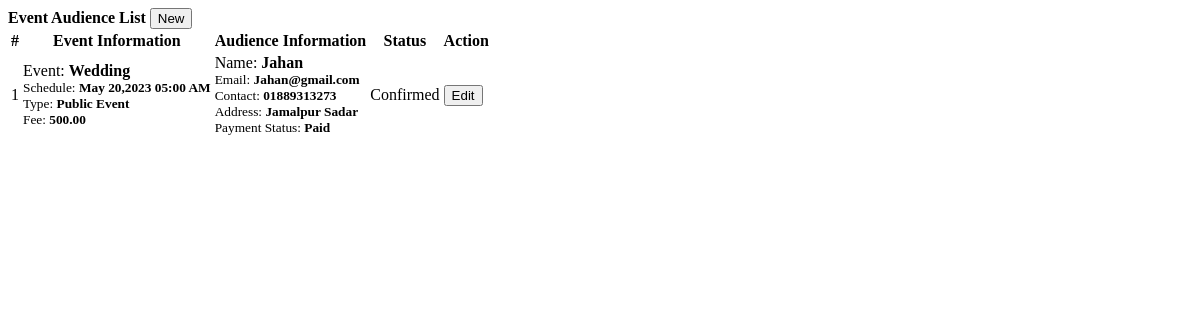
/admin/audience.php, run on the app's committed database.
### tables this page shows
CREATE TABLE `audience` (
  `id` int(11) NOT NULL,
  `name` text NOT NULL,
  `contact` varchar(50) NOT NULL,
  `email` varchar(100) NOT NULL,
  `address` text NOT NULL,
  `event_id` int(30) NOT NULL,
  `payment_status` tinyint(1) NOT NULL DEFAULT 0 COMMENT '0= pending, 1 =Paid',
  `attendance_status` tinyint(1) NOT NULL DEFAULT 0 COMMENT '1= present',
  `status` tinyint(1) NOT NULL DEFAULT 0 COMMENT '0 = for verification,  1 = confirmed,2= declined',
  `date_created` datetime NOT NULL DEFAULT current_timestamp()
);

CREATE TABLE `events` (
  `id` int(30) NOT NULL,
  `venue_id` int(30) NOT NULL,
  `event` text NOT NULL,
  `description` text NOT NULL,
  `schedule` datetime NOT NULL,
  `type` tinyint(1) NOT NULL DEFAULT 1 COMMENT '1=Public, 2-Private',
  `audience_capacity` int(30) NOT NULL,
  `payment_type` tinyint(1) NOT NULL DEFAULT 1 COMMENT '1=Free,payable',
  `amount` double NOT NULL DEFAULT 0,
  `banner` text NOT NULL,
  `date_created` datetime NOT NULL
);

### admin/audience.php (the view, shortened to what this page needs)
<?php include('db_connect.php');?>
<div class="container-fluid">
	<div class="col-lg-12">
		<div class="row">
			<div class="col-md-12">
				<div class="card">
					<div class="card-header">
						<b>Event Audience List</b>
						<span class="">
							<button class="btn btn-primary btn-block btn-sm col-sm-2 float-right" type="button" id="new_register">
					<i class="fa fa-plus"></i> New</button>
				</span>
					</div>
					<div class="card-body">
						<table class="table table-bordered table-condensed table-hover">
							<thead>
								<tr>
									<th class="text-center">#</th>
									<th class="">Event Information</th>
									<th class="">Audience Information</th>
									<th class="">Status</th>
									<th class="text-center">Action</th>
								</tr>
							</thead>
							<tbody>
								<?php
								$i = 1;
								$registering = $conn->query("SELECT a.*,e.event,e.payment_type,e.type,e.amount,e.schedule from audience a inner join events e on e.id = a.event_id");
								while($row=$registering->fetch_assoc()):
								?>
								<tr>
									<td class="text-center"><?php echo $i++ ?></td>
									<td class="">
										 <p>Event: <b><?php echo ucwords($row['event']) ?></b></p>
										 <p><small>Schedule: <b><?php echo date("M d,Y h:i A",strtotime($row['schedule'])) ?></b></small></p>
										 <p><small>Type: <b><?php echo $row['type']  == 1 ? "Public Event" : "Private Event" ?></small></b></p>
										 <p><small>Fee: <b><?php echo $row['payment_type']  == 1 ? "Free" : number_format($row['amount'],2) ?></small></b></p>
									</td>
									<td class="">
										 <p>Name: <b><?php echo  ucwords($row['name']) ?></b></p>
										 <p><small>Email: <b><?php echo  ucwords($row['email']) ?></b></small></p>
										 <p><small>Contact: <b><?php echo  ucwords($row['contact']) ?></b></small></p>
										 <p><small>Address: <b><?php echo  ucwords($row['address']) ?></b></small></p>
										 <p><small>Payment Status: <b><?php echo $row['payment_type']  == 1 ? "N/A" : ($row['payment_status'] == 1 ? "Paid" : "Unpaid") ?></small></b></p>
									</td>
									<td class="text-center">
										 <?php if($row['status'] == 0): ?>
										 	<span class="badge badge-secondary">For Verification</span>
										 <?php elseif($row['status'] == 1): ?>
										 	<span class="badge badge-primary">Confirmed</span>
										<?php elseif($row['status'] == 2): ?>
										 	<span class="badge badge-danger">Cancelled</span>
										 <?php endif; ?>
									</td>
									<td class="text-center">
										<button class="btn btn-sm btn-outline-primary edit_register" type="button" data-id="<?php echo $row['id'] ?>" >Edit</button>
									</td>
								</tr>
								<?php endwhile; ?>
							</tbody>
						</table>
					</div>
				</div>
			</div>
		</div>
	</div>
</div>

### admin/audience.php (style rules this page uses)
td { vertical-align: middle !important; }
td p { margin: unset }

### data on the page
audience: event.event "Wedding", event.schedule "May 20,2023 05:00 AM", event.amount "500.00", name "Jahan", email "Jahan@gmail.com", contact "01889313273", address "Jamalpur Sadar", payment_status "Paid", status "Confirmed"
